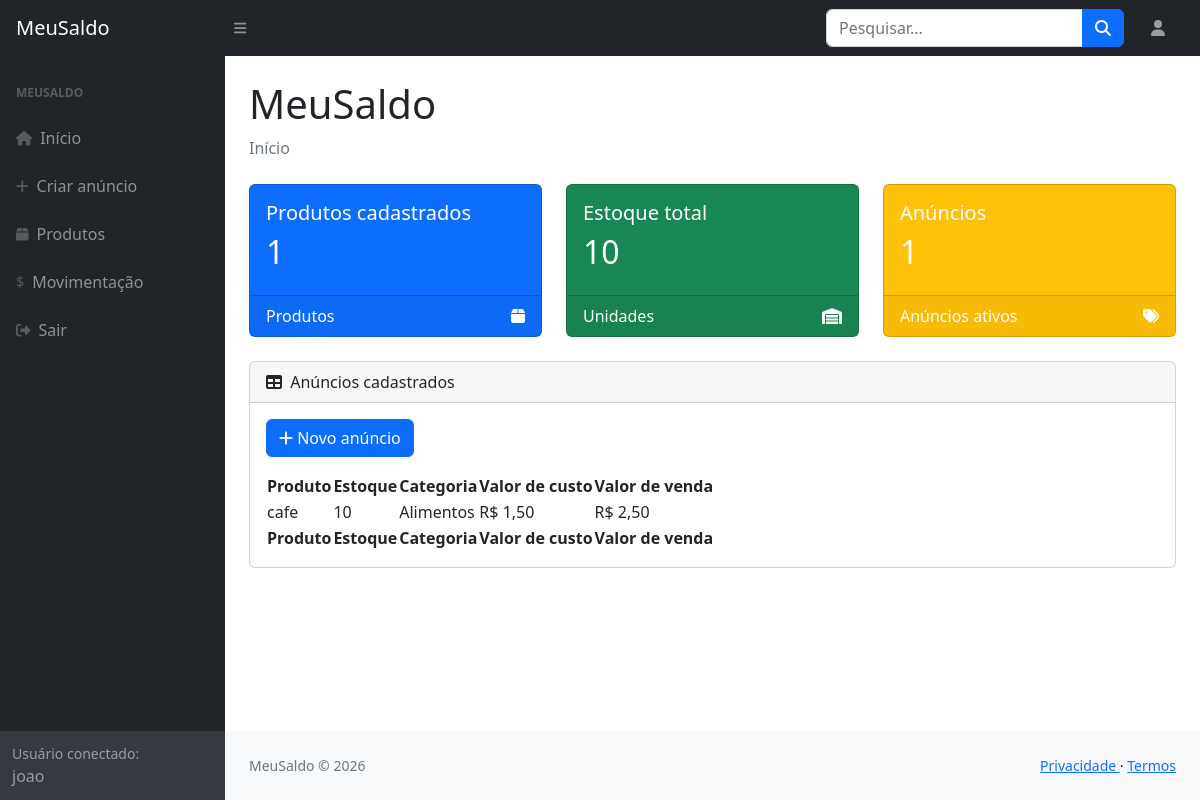
Before: /MeuSaldo/index.php (signed in) with the older database file.
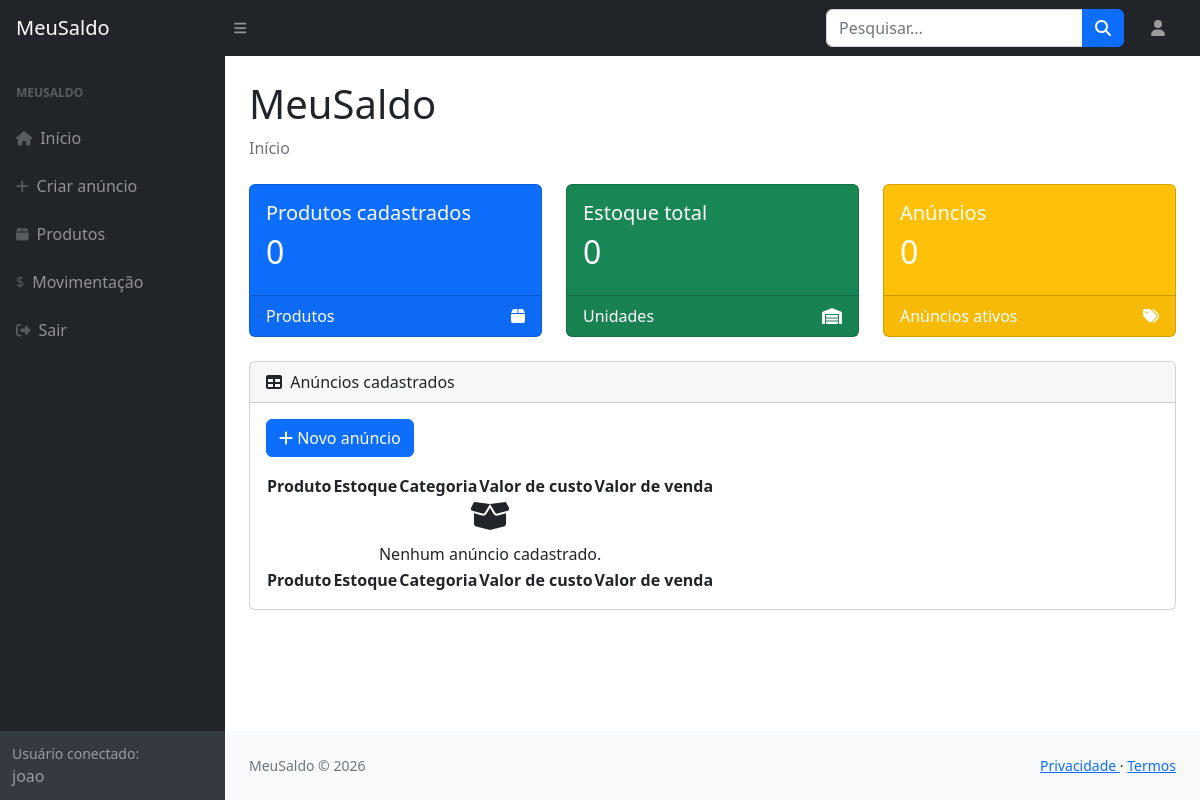
After: the same page with the newer database file.
### tables this page shows
CREATE TABLE `anuncios` (
  `idAnuncio` int NOT NULL,
  `Usuarios_idUsuario` int NOT NULL,
  `nomeProduto` varchar(30) NOT NULL,
  `estoqueProduto` int NOT NULL,
  `categoriaAnuncio` varchar(50) NOT NULL,
  `valorCustoAnuncio` decimal(10,2) NOT NULL,
  `valorAnuncio` decimal(10,2) NOT NULL
);

### MeuSaldo/header.php (called while the page is built, shortened)
<?php
    if(isset($_SESSION['logado']) && $_SESSION['logado'] === true){
        $idUsuario    = $_SESSION['idUsuario'];
    }
?>

### MeuSaldo/index.php (the view, shortened to what the changed rows need)
<?php include "header.php" ?>
<?php
include "conexaoBD.php";
$idUsuario = (int) $idUsuario;
$sqlAnuncios = "SELECT
                    idAnuncio,
                    nomeProduto,
                    estoqueProduto,
                    categoriaAnuncio,
                    valorCustoAnuncio,
                    valorAnuncio
                FROM Anuncios
                WHERE Usuarios_idUsuario = $idUsuario
                ORDER BY idAnuncio DESC";
$resultadoAnuncios = mysqli_query($conn, $sqlAnuncios);
$quantidadeProdutos = mysqli_num_rows($resultadoAnuncios);
$sqlEstoque = "SELECT SUM(estoqueProduto) AS estoqueTotal
               FROM Anuncios
               WHERE Usuarios_idUsuario = $idUsuario";
$resultadoEstoque = mysqli_query($conn, $sqlEstoque);
$dadosEstoque = mysqli_fetch_assoc($resultadoEstoque);
$estoqueTotal = $dadosEstoque['estoqueTotal'] ?? 0;
$resultadoAnuncios = mysqli_query($conn, $sqlAnuncios);
?>
<!DOCTYPE html>
<html lang="pt-br">
<head>
    <link href="https://cdn.jsdelivr.net/npm/simple-datatables@7.1.2/dist/style.min.css"
          rel="stylesheet" />
    <link href="css/styles.css"
          rel="stylesheet" />
</head>
<body class="sb-nav-fixed">
<div id="layoutSidenav">
    <div id="layoutSidenav_content">
        <main>
            <div class="container-fluid px-4">
                <h1 class="mt-4">
                    MeuSaldo
                </h1>
                <div class="row">
                    <div class="col-xl-4 col-md-6">
                        <div class="card bg-primary text-white mb-4">
                            <div class="card-body">
                                <h5>
                                    Produtos cadastrados
                                </h5>
                                <h2>
                                    <?php
                                    echo $quantidadeProdutos;
                                    ?>
                                </h2>
                            </div>
                        </div>
                    </div>
                    <div class="col-xl-4 col-md-6">
                        <div class="card bg-success text-white mb-4">
                            <div class="card-body">
                                <h5>
                                    Estoque total
                                </h5>
                                <h2>
                                    <?php
                                    echo $estoqueTotal;
                                    ?>
                                </h2>
                            </div>
                        </div>
                    </div>
                    <div class="col-xl-4 col-md-6">
                        <div class="card bg-warning text-white mb-4">
                            <div class="card-body">
                                <h5>
                                    Anúncios
                                </h5>
                                <h2>
                                    <?php
                                    echo $quantidadeProdutos;
                                    ?>
                                </h2>
                            </div>
                        </div>
                    </div>
                </div>
                <div class="card mb-4">
                    <div class="card-body">
                        <div class="table-responsive">
                            <table id="datatablesSimple">
                                <thead>
                                    <tr>
                                        <th>Produto</th>
                                        <th>Estoque</th>
                                        <th>Categoria</th>
                                        <th>Valor de custo</th>
                                        <th>Valor de venda</th>
                                    </tr>
                                </thead>
                                <tfoot>
                                    <tr>
                                        <th>Produto</th>
                                        <th>Estoque</th>
                                        <th>Categoria</th>
                                        <th>Valor de custo</th>
                                        <th>Valor de venda</th>
                                    </tr>
                                </tfoot>
                                <tbody>
                                <?php
                                if (
                                    $resultadoAnuncios &&
                                    mysqli_num_rows($resultadoAnuncios) > 0
                                ) {
                                    while (
                                        $anuncio =
                                        mysqli_fetch_assoc(
                                            $resultadoAnuncios
                                        )
                                    ) {
                                        ?>
                                        <tr>
                                            <td>
                                                <?php
                                                echo htmlspecialchars(
                                                    $anuncio['nomeProduto']
                                                );
                                                ?>
                                            </td>
                                            <td>
                                                <?php
                                                echo htmlspecialchars(
                                                    $anuncio['estoqueProduto']
                                                );
                                                ?>
                                            </td>
                                            <td>
                                                <?php
                                                echo htmlspecialchars(
                                                    $anuncio['categoriaAnuncio']
                                                );
                                                ?>
                                            </td>
                                            <td>
                                                R$
                                                <?php
                                                echo number_format(
                                                    $anuncio[
                                                        'valorCustoAnuncio'
                                                    ],
                                                    2,
                                                    ',',
                                                    '.'
                                                );
                                                ?>
                                            </td>
                                            <td>
                                                R$
                                                <?php
                                                echo number_format(
                                                    $anuncio[
                                                        'valorAnuncio'
                                                    ],
                                                    2,
                                                    ',',
                                                    '.'
                                                );
                                                ?>
                                            </td>
                                        </tr>
                                        <?php
                                    }
                                } else {
                                    ?>
                                    <tr>
                                        <td colspan="6"
                                            class="text-center">
                                            <i class="fas fa-box-open fa-2x mb-2"></i>
                                            <br>
                                            Nenhum anúncio cadastrado.
                                        </td>
                                    </tr>
                                    <?php
                                }
                                ?>
                                </tbody>
                            </table>
                        </div>
                    </div>
                </div>
            </div>
        </main>
    </div>
</div>
</body>
</html>

Changed rows visible on the page:
removed anuncios: nomeProduto "cafe", estoqueProduto "10", categoriaAnuncio "Alimentos", valorCustoAnuncio "1,50", valorAnuncio "2,50"
Other visible differences:
$quantidadeProdutos: "1" → "0"
$estoqueTotal: "10" → "0"
text now shown: "Nenhum anúncio cadastrado."
